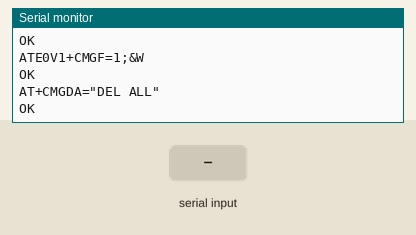
A sketch run on a simulated ESP32. Shown: the last lines printed to the serial monitor. The test bench sets the inputs (shaded band). The modem accepts every AT command (registered, SIM ready, sends succeed) and sends nothing else.

Above: at 4.2 s.
4.3 s: "+CMTI:" received over the second serial link
At 6.7 s:
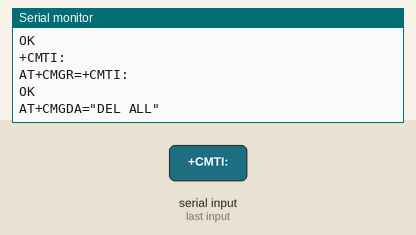
6.8 s: "+CMGR: " received over the second serial link
At 8.5 s:
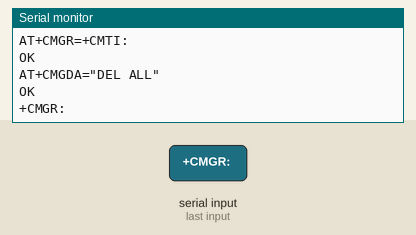
9.3 s: "1" received over the second serial link
At 11.6 s:
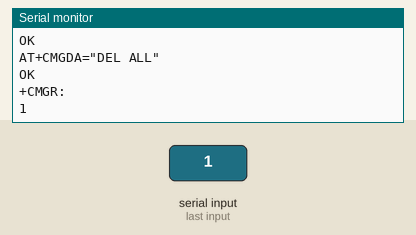

Measured:
- after the input at 4.3 s, the serial monitor: prints a new line after 1.0 s (image 1)
- after the input at 6.8 s, the serial monitor: prints a new line after 1.0 s (image 2)
- after the input at 9.3 s, the serial monitor: prints a new line after 1.0 s (image 3)

The sketch:

ESP32_SIM800C.ino
```cpp
#define RXD2 25
#define TXD2 27

String respond = "";                                                  // Переменная для хранения ответа модуля
String my_number = "+79198897600";

void setup() {

Serial.begin(115200);
Serial2.begin(115200, SERIAL_8N1, RXD2, TXD2);

sendATCommand("AT", true);                                            // Отправили AT для настройки скорости обмена данными
sendATCommand("ATE0V1+CMGF=1;&W", true);                              // Отключаем эхо, включаем текстовый формат ответов, включаем Text mode SMS и сразу сохраняем значение (AT&W)!
sendATCommand("AT+CMGDA=\"DEL ALL\"", true);                          // Удалить все сообщения, чтобы не забивали память модуля
//sendSMS(my_number, "Signal System");


}

void loop() {

if (Serial2.available())                                              // Если модем, что-то отправил...
  {
  respond = waitRespond();                                            // Получаем ответ от модема для анализа

  respond.trim();                                                     // Убираем лишние пробелы в начале и конце
    if (respond.startsWith("+CMTI:"))                                 // Пришло сообщение об отправке SMS
      {
      int index = respond.lastIndexOf(",");                           // Находим последнюю запятую, перед индексом
      String result = respond.substring(index + 1, respond.length()); // Получаем индекс
      result.trim();                                                  // Убираем пробельные символы в начале/конце
      respond=sendATCommand("AT+CMGR="+result, true);                 // Получить содержимое SMS
      sendATCommand("AT+CMGDA=\"DEL ALL\"", true);                    // Удалить все сообщения, чтобы не забивали память модуля
      analysisSMS(respond);                                           // Распарсить SMS на элементы
      }
  }
}


//---------------------------------------------
String sendATCommand(String cmd, bool waiting)
{
  String answer = "";                                                 // Переменная для хранения результата
  Serial.println(cmd);
  Serial2.println(cmd);                                               // Отправляем команду модулю
  if (waiting) answer = waitRespond();                                // Если необходимо дождаться ответа ждем, когда будет передан ответ
  return answer;                                                      // Возвращаем результат. Пусто, если проблема
}
//---------------------------------------------
String waitRespond()                                                  // Функция ожидания ответа и возврата полученного результата
{
  String answer = "";                                                 // Переменная для хранения результата
  long timeout = millis() + 5000;                                    // Переменная для отслеживания таймаута (2 секунд)
  while (!Serial2.available() && millis() < timeout)  {};             // Ждем ответа 10 секунд, если пришел ответ или наступил таймаут, то...
  if (Serial2.available()) { answer = Serial2.readString();}          // Если есть, что считывать, считываем и запоминаем
  else {answer = "Timeout";}                                          // Если пришел таймаут, то оповещаем об этом и...
  Serial.println(answer);
  return answer;                                                      // ... возвращаем результат. Пусто, если проблема
}
//---------------------------------------------
void analysisSMS(String msg)
{
  String msgheader = "";
  String msgbody = "";
  String msgphone = "";

  msg = msg.substring(msg.indexOf("+CMGR: "));
  msgheader = msg.substring(0, msg.indexOf("\r"));

  msgbody = msg.substring(msgheader.length() + 2);
  msgbody = msgbody.substring(0, msgbody.lastIndexOf("OK"));
  msgbody.trim();

  int firstIndex = msgheader.indexOf("\",\"") + 3;
  int secondIndex = msgheader.indexOf("\",\"", firstIndex);
  msgphone = msgheader.substring(firstIndex, secondIndex);

  //Serial.println (msgphone);
  //Serial.println (msgbody);

                                                                        // Логика обработки SMS-команд.
  if (msgphone.compareTo(my_number)==0)
  {
  sendSMS(my_number, "Answer: " + msgbody);
  }
 }
//---------------------------------------------
void sendSMS(String phone, String message)
{

sendATCommand("AT+CMGS=\"" + phone + "\"", true);             // Переходим в режим ввода текстового сообщения
sendATCommand(message + "\r\n" + (String)((char)26), true);   // После текста отправляем перенос строки и Ctrl+Z
}
//---------------------------------------------
```
